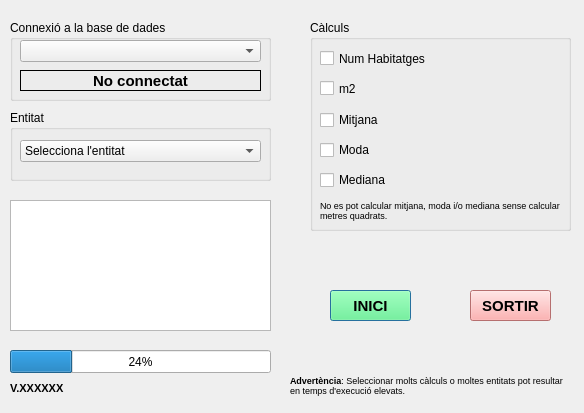
<?xml version="1.0" encoding="UTF-8"?>
<ui version="4.0">
 <class>EficEnergDialogBase</class>
 <widget class="QDialog" name="EficEnergDialogBase">
  <property name="geometry">
   <rect>
    <x>0</x>
    <y>0</y>
    <width>584</width>
    <height>413</height>
   </rect>
  </property>
  <property name="windowTitle">
   <string>Eficiència Energètica</string>
  </property>
  <widget class="QGroupBox" name="groupBD">
   <property name="geometry">
    <rect>
     <x>10</x>
     <y>20</y>
     <width>261</width>
     <height>81</height>
    </rect>
   </property>
   <property name="title">
    <string>Connexió a la base de dades</string>
   </property>
   <widget class="QComboBox" name="comboBD">
    <property name="geometry">
     <rect>
      <x>10</x>
      <y>20</y>
      <width>241</width>
      <height>22</height>
     </rect>
    </property>
    <property name="toolTip">
     <string>Selecciona una de les connexions del teu QGIS</string>
    </property>
   </widget>
   <widget class="QLabel" name="lblEstatConn">
    <property name="geometry">
     <rect>
      <x>10</x>
      <y>50</y>
      <width>241</width>
      <height>21</height>
     </rect>
    </property>
    <property name="font">
     <font>
      <pointsize>11</pointsize>
      <weight>75</weight>
      <bold>true</bold>
     </font>
    </property>
    <property name="styleSheet">
     <string notr="true"/>
    </property>
    <property name="frameShape">
     <enum>QFrame::Box</enum>
    </property>
    <property name="text">
     <string>No connectat</string>
    </property>
    <property name="scaledContents">
     <bool>true</bool>
    </property>
    <property name="alignment">
     <set>Qt::AlignCenter</set>
    </property>
    <property name="wordWrap">
     <bool>false</bool>
    </property>
    <property name="textInteractionFlags">
     <set>Qt::LinksAccessibleByMouse|Qt::TextEditable</set>
    </property>
   </widget>
  </widget>
  <widget class="QGroupBox" name="groupEntitats">
   <property name="geometry">
    <rect>
     <x>10</x>
     <y>110</y>
     <width>261</width>
     <height>71</height>
    </rect>
   </property>
   <property name="title">
    <string>Entitat</string>
   </property>
   <widget class="QComboBox" name="comboEntitat">
    <property name="geometry">
     <rect>
      <x>10</x>
      <y>30</y>
      <width>241</width>
      <height>22</height>
     </rect>
    </property>
    <property name="toolTip">
     <string>Selecciona la capa de parcel·les del teu municipi</string>
    </property>
    <item>
     <property name="text">
      <string>Selecciona l'entitat</string>
     </property>
    </item>
    <item>
     <property name="text">
      <string>Parcel·les</string>
     </property>
    </item>
    <item>
     <property name="text">
      <string>Illes</string>
     </property>
    </item>
    <item>
     <property name="text">
      <string>Seccions</string>
     </property>
    </item>
    <item>
     <property name="text">
      <string>Barris</string>
     </property>
    </item>
    <item>
     <property name="text">
      <string>Districtes Postals</string>
     </property>
    </item>
    <item>
     <property name="text">
      <string>Districtes</string>
     </property>
    </item>
   </widget>
  </widget>
  <widget class="QGroupBox" name="groupChecks">
   <property name="geometry">
    <rect>
     <x>310</x>
     <y>20</y>
     <width>261</width>
     <height>211</height>
    </rect>
   </property>
   <property name="title">
    <string>Càlculs</string>
   </property>
   <widget class="QCheckBox" name="checkNumHabit">
    <property name="geometry">
     <rect>
      <x>10</x>
      <y>30</y>
      <width>111</width>
      <height>17</height>
     </rect>
    </property>
    <property name="toolTip">
     <string>Indica si vols calcular el nombre d'edificis de les entitats seleccionades amb les diferents qualitats energètiques</string>
    </property>
    <property name="text">
     <string>Num Habitatges</string>
    </property>
   </widget>
   <widget class="QCheckBox" name="checkm2">
    <property name="geometry">
     <rect>
      <x>10</x>
      <y>60</y>
      <width>81</width>
      <height>17</height>
     </rect>
    </property>
    <property name="toolTip">
     <string>Indica si vols calcular la quantitat de metres quadrats de les entitats seleccionades amb les diferents qualitats energètiques</string>
    </property>
    <property name="text">
     <string>m2</string>
    </property>
   </widget>
   <widget class="QCheckBox" name="checkMitjana">
    <property name="geometry">
     <rect>
      <x>10</x>
      <y>90</y>
      <width>77</width>
      <height>20</height>
     </rect>
    </property>
    <property name="text">
     <string>Mitjana</string>
    </property>
   </widget>
   <widget class="QCheckBox" name="checkMediana">
    <property name="geometry">
     <rect>
      <x>10</x>
      <y>150</y>
      <width>77</width>
      <height>20</height>
     </rect>
    </property>
    <property name="text">
     <string>Mediana</string>
    </property>
    <property name="checked">
     <bool>false</bool>
    </property>
   </widget>
   <widget class="QCheckBox" name="checkModa">
    <property name="geometry">
     <rect>
      <x>10</x>
      <y>120</y>
      <width>77</width>
      <height>20</height>
     </rect>
    </property>
    <property name="text">
     <string>Moda</string>
    </property>
   </widget>
   <widget class="QLabel" name="labelRestriccio">
    <property name="geometry">
     <rect>
      <x>10</x>
      <y>180</y>
      <width>241</width>
      <height>21</height>
     </rect>
    </property>
    <property name="text">
     <string>&lt;html&gt;&lt;head/&gt;&lt;body&gt;&lt;p&gt;&lt;span style=&quot; font-size:7pt;&quot;&gt;No es pot calcular mitjana, moda i/o mediana sense calcular metres quadrats.&lt;/span&gt;&lt;/p&gt;&lt;/body&gt;&lt;/html&gt;</string>
    </property>
    <property name="textFormat">
     <enum>Qt::AutoText</enum>
    </property>
    <property name="wordWrap">
     <bool>true</bool>
    </property>
   </widget>
  </widget>
  <widget class="QPushButton" name="pushInici">
   <property name="geometry">
    <rect>
     <x>330</x>
     <y>290</y>
     <width>81</width>
     <height>31</height>
    </rect>
   </property>
   <property name="palette">
    <palette>
     <active>
      <colorrole role="WindowText">
       <brush brushstyle="SolidPattern">
        <color alpha="255">
         <red>0</red>
         <green>0</green>
         <blue>0</blue>
        </color>
       </brush>
      </colorrole>
      <colorrole role="Button">
       <brush brushstyle="SolidPattern">
        <color alpha="255">
         <red>85</red>
         <green>255</green>
         <blue>127</blue>
        </color>
       </brush>
      </colorrole>
      <colorrole role="Light">
       <brush brushstyle="SolidPattern">
        <color alpha="255">
         <red>127</red>
         <green>255</green>
         <blue>127</blue>
        </color>
       </brush>
      </colorrole>
      <colorrole role="Midlight">
       <brush brushstyle="SolidPattern">
        <color alpha="255">
         <red>63</red>
         <green>255</green>
         <blue>63</blue>
        </color>
       </brush>
      </colorrole>
      <colorrole role="Dark">
       <brush brushstyle="SolidPattern">
        <color alpha="255">
         <red>0</red>
         <green>127</green>
         <blue>0</blue>
        </color>
       </brush>
      </colorrole>
      <colorrole role="Mid">
       <brush brushstyle="SolidPattern">
        <color alpha="255">
         <red>0</red>
         <green>170</green>
         <blue>0</blue>
        </color>
       </brush>
      </colorrole>
      <colorrole role="Text">
       <brush brushstyle="SolidPattern">
        <color alpha="255">
         <red>0</red>
         <green>0</green>
         <blue>0</blue>
        </color>
       </brush>
      </colorrole>
      <colorrole role="BrightText">
       <brush brushstyle="SolidPattern">
        <color alpha="255">
         <red>255</red>
         <green>255</green>
         <blue>255</blue>
        </color>
       </brush>
      </colorrole>
      <colorrole role="ButtonText">
       <brush brushstyle="SolidPattern">
        <color alpha="255">
         <red>0</red>
         <green>0</green>
         <blue>0</blue>
        </color>
       </brush>
      </colorrole>
      <colorrole role="Base">
       <brush brushstyle="SolidPattern">
        <color alpha="255">
         <red>85</red>
         <green>255</green>
         <blue>127</blue>
        </color>
       </brush>
      </colorrole>
      <colorrole role="Window">
       <brush brushstyle="SolidPattern">
        <color alpha="255">
         <red>85</red>
         <green>255</green>
         <blue>127</blue>
        </color>
       </brush>
      </colorrole>
      <colorrole role="Shadow">
       <brush brushstyle="SolidPattern">
        <color alpha="255">
         <red>0</red>
         <green>0</green>
         <blue>0</blue>
        </color>
       </brush>
      </colorrole>
      <colorrole role="AlternateBase">
       <brush brushstyle="SolidPattern">
        <color alpha="255">
         <red>127</red>
         <green>255</green>
         <blue>127</blue>
        </color>
       </brush>
      </colorrole>
      <colorrole role="ToolTipBase">
       <brush brushstyle="SolidPattern">
        <color alpha="255">
         <red>255</red>
         <green>255</green>
         <blue>220</blue>
        </color>
       </brush>
      </colorrole>
      <colorrole role="ToolTipText">
       <brush brushstyle="SolidPattern">
        <color alpha="255">
         <red>0</red>
         <green>0</green>
         <blue>0</blue>
        </color>
       </brush>
      </colorrole>
     </active>
     <inactive>
      <colorrole role="WindowText">
       <brush brushstyle="SolidPattern">
        <color alpha="255">
         <red>0</red>
         <green>0</green>
         <blue>0</blue>
        </color>
       </brush>
      </colorrole>
      <colorrole role="Button">
       <brush brushstyle="SolidPattern">
        <color alpha="255">
         <red>85</red>
         <green>255</green>
         <blue>127</blue>
        </color>
       </brush>
      </colorrole>
      <colorrole role="Light">
       <brush brushstyle="SolidPattern">
        <color alpha="255">
         <red>127</red>
         <green>255</green>
         <blue>127</blue>
        </color>
       </brush>
      </colorrole>
      <colorrole role="Midlight">
       <brush brushstyle="SolidPattern">
        <color alpha="255">
         <red>63</red>
         <green>255</green>
         <blue>63</blue>
        </color>
       </brush>
      </colorrole>
      <colorrole role="Dark">
       <brush brushstyle="SolidPattern">
        <color alpha="255">
         <red>0</red>
         <green>127</green>
         <blue>0</blue>
        </color>
       </brush>
      </colorrole>
      <colorrole role="Mid">
       <brush brushstyle="SolidPattern">
        <color alpha="255">
         <red>0</red>
         <green>170</green>
         <blue>0</blue>
        </color>
       </brush>
      </colorrole>
      <colorrole role="Text">
       <brush brushstyle="SolidPattern">
        <color alpha="255">
         <red>0</red>
         <green>0</green>
         <blue>0</blue>
        </color>
       </brush>
      </colorrole>
      <colorrole role="BrightText">
       <brush brushstyle="SolidPattern">
        <color alpha="255">
         <red>255</red>
         <green>255</green>
         <blue>255</blue>
        </color>
       </brush>
      </colorrole>
      <colorrole role="ButtonText">
       <brush brushstyle="SolidPattern">
        <color alpha="255">
         <red>0</red>
         <green>0</green>
         <blue>0</blue>
        </color>
       </brush>
      </colorrole>
      <colorrole role="Base">
       <brush brushstyle="SolidPattern">
        <color alpha="255">
         <red>85</red>
         <green>255</green>
         <blue>127</blue>
        </color>
       </brush>
      </colorrole>
      <colorrole role="Window">
       <brush brushstyle="SolidPattern">
        <color alpha="255">
         <red>85</red>
         <green>255</green>
         <blue>127</blue>
        </color>
       </brush>
      </colorrole>
      <colorrole role="Shadow">
       <brush brushstyle="SolidPattern">
        <color alpha="255">
         <red>0</red>
         <green>0</green>
         <blue>0</blue>
        </color>
       </brush>
      </colorrole>
      <colorrole role="AlternateBase">
       <brush brushstyle="SolidPattern">
        <color alpha="255">
         <red>127</red>
         <green>255</green>
         <blue>127</blue>
        </color>
       </brush>
      </colorrole>
      <colorrole role="ToolTipBase">
       <brush brushstyle="SolidPattern">
        <color alpha="255">
         <red>255</red>
         <green>255</green>
         <blue>220</blue>
        </color>
       </brush>
      </colorrole>
      <colorrole role="ToolTipText">
       <brush brushstyle="SolidPattern">
        <color alpha="255">
         <red>0</red>
         <green>0</green>
         <blue>0</blue>
        </color>
       </brush>
      </colorrole>
     </inactive>
     <disabled>
      <colorrole role="WindowText">
       <brush brushstyle="SolidPattern">
        <color alpha="255">
         <red>0</red>
         <green>127</green>
         <blue>0</blue>
        </color>
       </brush>
      </colorrole>
      <colorrole role="Button">
       <brush brushstyle="SolidPattern">
        <color alpha="255">
         <red>85</red>
         <green>255</green>
         <blue>127</blue>
        </color>
       </brush>
      </colorrole>
      <colorrole role="Light">
       <brush brushstyle="SolidPattern">
        <color alpha="255">
         <red>127</red>
         <green>255</green>
         <blue>127</blue>
        </color>
       </brush>
      </colorrole>
      <colorrole role="Midlight">
       <brush brushstyle="SolidPattern">
        <color alpha="255">
         <red>63</red>
         <green>255</green>
         <blue>63</blue>
        </color>
       </brush>
      </colorrole>
      <colorrole role="Dark">
       <brush brushstyle="SolidPattern">
        <color alpha="255">
         <red>0</red>
         <green>127</green>
         <blue>0</blue>
        </color>
       </brush>
      </colorrole>
      <colorrole role="Mid">
       <brush brushstyle="SolidPattern">
        <color alpha="255">
         <red>0</red>
         <green>170</green>
         <blue>0</blue>
        </color>
       </brush>
      </colorrole>
      <colorrole role="Text">
       <brush brushstyle="SolidPattern">
        <color alpha="255">
         <red>0</red>
         <green>127</green>
         <blue>0</blue>
        </color>
       </brush>
      </colorrole>
      <colorrole role="BrightText">
       <brush brushstyle="SolidPattern">
        <color alpha="255">
         <red>255</red>
         <green>255</green>
         <blue>255</blue>
        </color>
       </brush>
      </colorrole>
      <colorrole role="ButtonText">
       <brush brushstyle="SolidPattern">
        <color alpha="255">
         <red>0</red>
         <green>127</green>
         <blue>0</blue>
        </color>
       </brush>
      </colorrole>
      <colorrole role="Base">
       <brush brushstyle="SolidPattern">
        <color alpha="255">
         <red>85</red>
         <green>255</green>
         <blue>127</blue>
        </color>
       </brush>
      </colorrole>
      <colorrole role="Window">
       <brush brushstyle="SolidPattern">
        <color alpha="255">
         <red>85</red>
         <green>255</green>
         <blue>127</blue>
        </color>
       </brush>
      </colorrole>
      <colorrole role="Shadow">
       <brush brushstyle="SolidPattern">
        <color alpha="255">
         <red>0</red>
         <green>0</green>
         <blue>0</blue>
        </color>
       </brush>
      </colorrole>
      <colorrole role="AlternateBase">
       <brush brushstyle="SolidPattern">
        <color alpha="255">
         <red>0</red>
         <green>255</green>
         <blue>0</blue>
        </color>
       </brush>
      </colorrole>
      <colorrole role="ToolTipBase">
       <brush brushstyle="SolidPattern">
        <color alpha="255">
         <red>255</red>
         <green>255</green>
         <blue>220</blue>
        </color>
       </brush>
      </colorrole>
      <colorrole role="ToolTipText">
       <brush brushstyle="SolidPattern">
        <color alpha="255">
         <red>0</red>
         <green>0</green>
         <blue>0</blue>
        </color>
       </brush>
      </colorrole>
     </disabled>
    </palette>
   </property>
   <property name="font">
    <font>
     <pointsize>11</pointsize>
     <weight>75</weight>
     <bold>true</bold>
    </font>
   </property>
   <property name="styleSheet">
    <string notr="true">background-color: rgb(85, 255, 127);</string>
   </property>
   <property name="text">
    <string>INICI</string>
   </property>
  </widget>
  <widget class="QPushButton" name="pushSortir">
   <property name="geometry">
    <rect>
     <x>470</x>
     <y>290</y>
     <width>81</width>
     <height>31</height>
    </rect>
   </property>
   <property name="palette">
    <palette>
     <active>
      <colorrole role="WindowText">
       <brush brushstyle="SolidPattern">
        <color alpha="255">
         <red>0</red>
         <green>0</green>
         <blue>0</blue>
        </color>
       </brush>
      </colorrole>
      <colorrole role="Button">
       <brush brushstyle="SolidPattern">
        <color alpha="255">
         <red>255</red>
         <green>156</green>
         <blue>156</blue>
        </color>
       </brush>
      </colorrole>
      <colorrole role="Light">
       <brush brushstyle="SolidPattern">
        <color alpha="255">
         <red>255</red>
         <green>127</green>
         <blue>127</blue>
        </color>
       </brush>
      </colorrole>
      <colorrole role="Midlight">
       <brush brushstyle="SolidPattern">
        <color alpha="255">
         <red>255</red>
         <green>63</green>
         <blue>63</blue>
        </color>
       </brush>
      </colorrole>
      <colorrole role="Dark">
       <brush brushstyle="SolidPattern">
        <color alpha="255">
         <red>127</red>
         <green>0</green>
         <blue>0</blue>
        </color>
       </brush>
      </colorrole>
      <colorrole role="Mid">
       <brush brushstyle="SolidPattern">
        <color alpha="255">
         <red>170</red>
         <green>0</green>
         <blue>0</blue>
        </color>
       </brush>
      </colorrole>
      <colorrole role="Text">
       <brush brushstyle="SolidPattern">
        <color alpha="255">
         <red>0</red>
         <green>0</green>
         <blue>0</blue>
        </color>
       </brush>
      </colorrole>
      <colorrole role="BrightText">
       <brush brushstyle="SolidPattern">
        <color alpha="255">
         <red>255</red>
         <green>255</green>
         <blue>255</blue>
        </color>
       </brush>
      </colorrole>
      <colorrole role="ButtonText">
       <brush brushstyle="SolidPattern">
        <color alpha="255">
         <red>0</red>
         <green>0</green>
         <blue>0</blue>
        </color>
       </brush>
      </colorrole>
      <colorrole role="Base">
       <brush brushstyle="SolidPattern">
        <color alpha="255">
         <red>255</red>
         <green>156</green>
         <blue>156</blue>
        </color>
       </brush>
      </colorrole>
      <colorrole role="Window">
       <brush brushstyle="SolidPattern">
        <color alpha="255">
         <red>255</red>
         <green>156</green>
         <blue>156</blue>
        </color>
       </brush>
      </colorrole>
      <colorrole role="Shadow">
       <brush brushstyle="SolidPattern">
        <color alpha="255">
         <red>0</red>
         <green>0</green>
         <blue>0</blue>
        </color>
       </brush>
      </colorrole>
      <colorrole role="AlternateBase">
       <brush brushstyle="SolidPattern">
        <color alpha="255">
         <red>255</red>
         <green>127</green>
         <blue>127</blue>
        </color>
       </brush>
      </colorrole>
      <colorrole role="ToolTipBase">
       <brush brushstyle="SolidPattern">
        <color alpha="255">
         <red>255</red>
         <green>255</green>
         <blue>220</blue>
        </color>
       </brush>
      </colorrole>
      <colorrole role="ToolTipText">
       <brush brushstyle="SolidPattern">
        <color alpha="255">
         <red>0</red>
         <green>0</green>
         <blue>0</blue>
        </color>
       </brush>
      </colorrole>
     </active>
     <inactive>
      <colorrole role="WindowText">
       <brush brushstyle="SolidPattern">
        <color alpha="255">
         <red>0</red>
         <green>0</green>
         <blue>0</blue>
        </color>
       </brush>
      </colorrole>
      <colorrole role="Button">
       <brush brushstyle="SolidPattern">
        <color alpha="255">
         <red>255</red>
         <green>156</green>
         <blue>156</blue>
        </color>
       </brush>
      </colorrole>
      <colorrole role="Light">
       <brush brushstyle="SolidPattern">
        <color alpha="255">
         <red>255</red>
         <green>127</green>
         <blue>127</blue>
        </color>
       </brush>
      </colorrole>
      <colorrole role="Midlight">
       <brush brushstyle="SolidPattern">
        <color alpha="255">
         <red>255</red>
         <green>63</green>
         <blue>63</blue>
        </color>
       </brush>
      </colorrole>
      <colorrole role="Dark">
       <brush brushstyle="SolidPattern">
        <color alpha="255">
         <red>127</red>
         <green>0</green>
         <blue>0</blue>
        </color>
       </brush>
      </colorrole>
      <colorrole role="Mid">
       <brush brushstyle="SolidPattern">
        <color alpha="255">
         <red>170</red>
         <green>0</green>
         <blue>0</blue>
        </color>
       </brush>
      </colorrole>
      <colorrole role="Text">
       <brush brushstyle="SolidPattern">
        <color alpha="255">
         <red>0</red>
         <green>0</green>
         <blue>0</blue>
        </color>
       </brush>
      </colorrole>
      <colorrole role="BrightText">
       <brush brushstyle="SolidPattern">
        <color alpha="255">
         <red>255</red>
         <green>255</green>
         <blue>255</blue>
        </color>
       </brush>
      </colorrole>
      <colorrole role="ButtonText">
       <brush brushstyle="SolidPattern">
        <color alpha="255">
         <red>0</red>
         <green>0</green>
         <blue>0</blue>
        </color>
       </brush>
      </colorrole>
      <colorrole role="Base">
       <brush brushstyle="SolidPattern">
        <color alpha="255">
         <red>255</red>
         <green>156</green>
         <blue>156</blue>
        </color>
       </brush>
      </colorrole>
      <colorrole role="Window">
       <brush brushstyle="SolidPattern">
        <color alpha="255">
         <red>255</red>
         <green>156</green>
         <blue>156</blue>
        </color>
       </brush>
      </colorrole>
      <colorrole role="Shadow">
       <brush brushstyle="SolidPattern">
        <color alpha="255">
         <red>0</red>
         <green>0</green>
         <blue>0</blue>
        </color>
       </brush>
      </colorrole>
      <colorrole role="AlternateBase">
       <brush brushstyle="SolidPattern">
        <color alpha="255">
         <red>255</red>
         <green>127</green>
         <blue>127</blue>
        </color>
       </brush>
      </colorrole>
      <colorrole role="ToolTipBase">
       <brush brushstyle="SolidPattern">
        <color alpha="255">
         <red>255</red>
         <green>255</green>
         <blue>220</blue>
        </color>
       </brush>
      </colorrole>
      <colorrole role="ToolTipText">
       <brush brushstyle="SolidPattern">
        <color alpha="255">
         <red>0</red>
         <green>0</green>
         <blue>0</blue>
        </color>
       </brush>
      </colorrole>
     </inactive>
     <disabled>
      <colorrole role="WindowText">
       <brush brushstyle="SolidPattern">
        <color alpha="255">
         <red>127</red>
         <green>0</green>
         <blue>0</blue>
        </color>
       </brush>
      </colorrole>
      <colorrole role="Button">
       <brush brushstyle="SolidPattern">
        <color alpha="255">
         <red>255</red>
         <green>156</green>
         <blue>156</blue>
        </color>
       </brush>
      </colorrole>
      <colorrole role="Light">
       <brush brushstyle="SolidPattern">
        <color alpha="255">
         <red>255</red>
         <green>127</green>
         <blue>127</blue>
        </color>
       </brush>
      </colorrole>
      <colorrole role="Midlight">
       <brush brushstyle="SolidPattern">
        <color alpha="255">
         <red>255</red>
         <green>63</green>
         <blue>63</blue>
        </color>
       </brush>
      </colorrole>
      <colorrole role="Dark">
       <brush brushstyle="SolidPattern">
        <color alpha="255">
         <red>127</red>
         <green>0</green>
         <blue>0</blue>
        </color>
       </brush>
      </colorrole>
      <colorrole role="Mid">
       <brush brushstyle="SolidPattern">
        <color alpha="255">
         <red>170</red>
         <green>0</green>
         <blue>0</blue>
        </color>
       </brush>
      </colorrole>
      <colorrole role="Text">
       <brush brushstyle="SolidPattern">
        <color alpha="255">
         <red>127</red>
         <green>0</green>
         <blue>0</blue>
        </color>
       </brush>
      </colorrole>
      <colorrole role="BrightText">
       <brush brushstyle="SolidPattern">
        <color alpha="255">
         <red>255</red>
         <green>255</green>
         <blue>255</blue>
        </color>
       </brush>
      </colorrole>
      <colorrole role="ButtonText">
       <brush brushstyle="SolidPattern">
        <color alpha="255">
         <red>127</red>
         <green>0</green>
         <blue>0</blue>
        </color>
       </brush>
      </colorrole>
      <colorrole role="Base">
       <brush brushstyle="SolidPattern">
        <color alpha="255">
         <red>255</red>
         <green>156</green>
         <blue>156</blue>
        </color>
       </brush>
      </colorrole>
      <colorrole role="Window">
       <brush brushstyle="SolidPattern">
        <color alpha="255">
         <red>255</red>
         <green>156</green>
         <blue>156</blue>
        </color>
       </brush>
      </colorrole>
      <colorrole role="Shadow">
       <brush brushstyle="SolidPattern">
        <color alpha="255">
         <red>0</red>
         <green>0</green>
         <blue>0</blue>
        </color>
       </brush>
      </colorrole>
      <colorrole role="AlternateBase">
       <brush brushstyle="SolidPattern">
        <color alpha="255">
         <red>255</red>
         <green>0</green>
         <blue>0</blue>
        </color>
       </brush>
      </colorrole>
      <colorrole role="ToolTipBase">
       <brush brushstyle="SolidPattern">
        <color alpha="255">
         <red>255</red>
         <green>255</green>
         <blue>220</blue>
        </color>
       </brush>
      </colorrole>
      <colorrole role="ToolTipText">
       <brush brushstyle="SolidPattern">
        <color alpha="255">
         <red>0</red>
         <green>0</green>
         <blue>0</blue>
        </color>
       </brush>
      </colorrole>
     </disabled>
    </palette>
   </property>
   <property name="font">
    <font>
     <pointsize>11</pointsize>
     <weight>75</weight>
     <bold>true</bold>
    </font>
   </property>
   <property name="styleSheet">
    <string notr="true">background-color: rgb(255, 156, 156);</string>
   </property>
   <property name="text">
    <string>SORTIR</string>
   </property>
  </widget>
  <widget class="QTextEdit" name="textEstat">
   <property name="geometry">
    <rect>
     <x>10</x>
     <y>200</y>
     <width>261</width>
     <height>131</height>
    </rect>
   </property>
  </widget>
  <widget class="QLabel" name="labelAvis">
   <property name="geometry">
    <rect>
     <x>290</x>
     <y>370</y>
     <width>281</width>
     <height>31</height>
    </rect>
   </property>
   <property name="text">
    <string>&lt;html&gt;&lt;head/&gt;&lt;body&gt;&lt;p&gt;&lt;span style=&quot; font-size:7pt; font-weight:600;&quot;&gt;Advertència&lt;/span&gt;&lt;span style=&quot; font-size:7pt;&quot;&gt;: Seleccionar molts càlculs o moltes entitats pot resultar en temps d'execució elevats.&lt;/span&gt;&lt;/p&gt;&lt;/body&gt;&lt;/html&gt;</string>
   </property>
   <property name="textFormat">
    <enum>Qt::AutoText</enum>
   </property>
   <property name="wordWrap">
    <bool>true</bool>
   </property>
  </widget>
  <widget class="QLabel" name="versio">
   <property name="geometry">
    <rect>
     <x>10</x>
     <y>380</y>
     <width>91</width>
     <height>16</height>
    </rect>
   </property>
   <property name="font">
    <font>
     <pointsize>8</pointsize>
     <weight>75</weight>
     <bold>true</bold>
    </font>
   </property>
   <property name="text">
    <string>V.XXXXXX</string>
   </property>
  </widget>
  <widget class="QProgressBar" name="progressBar">
   <property name="geometry">
    <rect>
     <x>10</x>
     <y>350</y>
     <width>261</width>
     <height>23</height>
    </rect>
   </property>
   <property name="value">
    <number>24</number>
   </property>
  </widget>
 </widget>
 <resources/>
 <connections/>
</ui>
